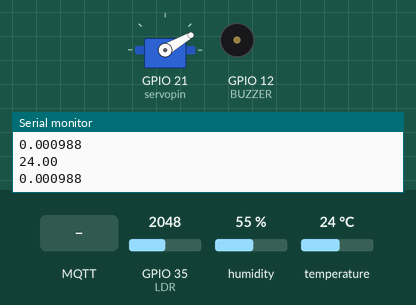
Simulated run of this sketch. Board: ESP32. Shown: servo, buzzer (waves = sounding), the last lines printed to the serial monitor. Inputs (shaded band) come from the test bench; at power-on: GPIO 35 (LDR) = 2048, humidity 55 %, temperature 24 °C. WiFi joins after 1.5 s; servers stay silent unless stated; no MQTT or app messages arrive unless stated.

Above: at 2.7 s.
2.8 s: GPIO 35 (LDR) set to 0
At 4.6 s:
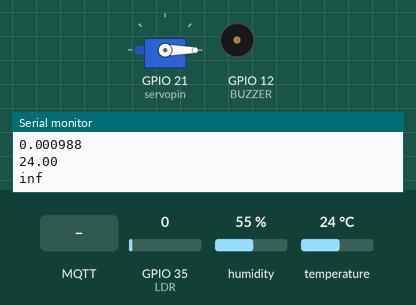
5.0 s: MQTT message "1" arrives on the first subscribed topic
At 6.8 s:
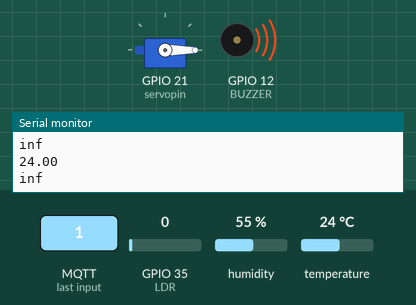
7.1 s: GPIO 35 (LDR) set to 2
8.8 s: GPIO 35 (LDR) set to 5
At 10.5 s:
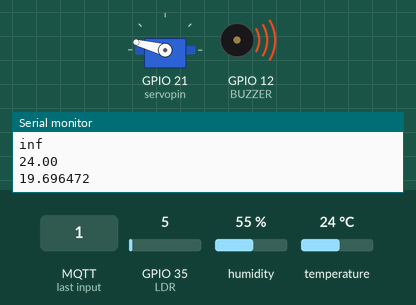
11.1 s: MQTT message "ENTC-ADMIN-SCH-ON1" arrives on the first subscribed topic
At 12.8 s:
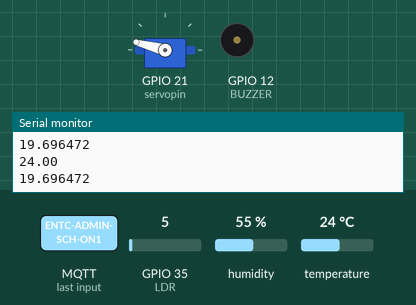
13.1 s: MQTT message "ENTC-ADMIN-SCH-ON1" arrives on the third subscribed topic
At 14.1 s:
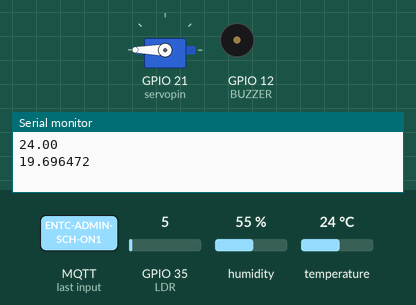
Timing chart, 0 to 16.1 s (numbered marks = the images above; inputs shaded):
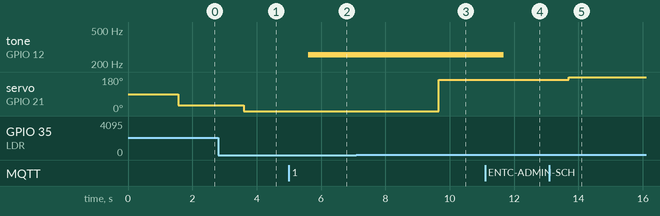

The sketch:

sketch.ino
```cpp
#include <WiFi.h>
#include "DHTesp.h"
#include <PubSubClient.h>
#include <NTPClient.h>
#include <WiFiUdp.h>
#include <ESP32Servo.h>


#define DHT_PIN 15
#define BUZZER 12
#define LDR 35

const float GAMMA = 0.7;
const float R = 50;
int theta_offset = 30;
float ctrl_factor = 0.75;

Servo serv;
WiFiClient espClient;
PubSubClient mqttClient(espClient);
WiFiUDP ntpUDP;
NTPClient timeClient(ntpUDP);

char lightAr[10];
char tempAr[6];

DHTesp dhtSensor;
const int servopin = 21;
bool isScheduledON = false;
unsigned long scheduledOnTime;

void setup() {
  Serial.begin(115200);
  setupWifi();
  setupMqtt();
  dhtSensor.setup(DHT_PIN, DHTesp::DHT22);
  timeClient.begin();
  timeClient.setTimeOffset(5.5 * 3600);
  pinMode(BUZZER, OUTPUT);
  pinMode(LDR, INPUT);
  digitalWrite(BUZZER, LOW);
  serv.attach(servopin, 500, 2400);
}

void loop() {
  if (!mqttClient.connected()) {
    connectToBroker();
  }
  mqttClient.loop();
  updateTemperature();
  Serial.println(tempAr);
  mqttClient.publish("ENTC-ADMIN-TEMP1", tempAr);
  LightIntensity();
  Serial.println(lightAr);
  mqttClient.publish("LIGHT-INTENSITY", lightAr);
  serv.write(theta_offset+(180-theta_offset)*atof(lightAr)*ctrl_factor);
  checkSchedule();
  delay(1000);

}

void buzzerOn(bool on){
   if (on) {
    tone (BUZZER, 256);
  } else {
    noTone (BUZZER);
  }
}


void receiveCallback(char* topic, byte* payload, unsigned int length) {

  Serial.print("Message arrived [");
  Serial.print(topic);
  Serial.print("] ");

  char payloadCharAr[length];
  for (int i = 0; i < length; i++) {
    Serial.print((char)payload[i]);
    payloadCharAr[i] = (char)payload[i];
  }

  Serial.print("");

  if (strcmp(topic, "ENTC-ADMIN-MAIN-ON-OFF1") == 0) {
    buzzerOn(payloadCharAr[0] == '1');
  }  else if (strcmp(topic, "ENTC-ADMIN-SCH-ON1") ==  0) {
    if (payloadCharAr[0] == 'N') {
      isScheduledON = false;
    } else {
      isScheduledON = true;
      scheduledOnTime = atol(payloadCharAr);
    }
  } else if (strcmp(topic, "MIN-ANGLE") ==  0){

    theta_offset = atoi(payloadCharAr);
    Serial.print("THETA-OFFSET: ");
    Serial.println(theta_offset);

  } else if (strcmp(topic, "CONTROL-FACTOR") ==  0){

    ctrl_factor = atof(payloadCharAr);
    Serial.print("GAMMA: ");
    Serial.println(ctrl_factor);

  }

}


void connectToBroker() {
  while (!mqttClient.connected()) {
    Serial.print("Attempting MQTT connection...");
    if (mqttClient.connect("ESP32-123456454541")) {
      Serial.println("connected");
      //Subscribe
      mqttClient.subscribe("ENTC-ADMIN-MAIN-ON-OFF1");
      mqttClient.subscribe("ENTC-ADMIN-SCH-ON1");
       mqttClient.subscribe("MIN-ANGLE");
      mqttClient.subscribe("CONTROL-FACTOR");
    } else {
      Serial.print("failed ");
      Serial.print(mqttClient.state());
      delay(5000);
    }
  }
}

void setupMqtt() {
    mqttClient.setServer("test.mosquitto.org", 1883);
    mqttClient.setCallback(receiveCallback);
}


void updateTemperature() {
    TempAndHumidity data = dhtSensor.getTempAndHumidity();
    String(data.temperature, 2).toCharArray(tempAr, 6);
}


void setupWifi() {
  Serial.println();
  Serial.print("Connecting to ");
  Serial.println("Wokwi-GUEST");
  WiFi.begin("Wokwi-GUEST", "");

  while (WiFi.status() != WL_CONNECTED) {
    delay(500);
    Serial.print(".");
  }
  Serial.println("WiFi connected");
  Serial.println("IP address: ");
  Serial.println(WiFi.localIP());
}

unsigned long getTime() {
  timeClient.update();
  return timeClient.getEpochTime();
}


void checkSchedule()   {
  if (isScheduledON) {
    unsigned long currentTime = getTime();
    if (currentTime > scheduledOnTime) {
      buzzerOn(true);
      isScheduledON = false;
      mqttClient.publish("ENTC-ADMIN-MAIN-ON-OFF-ESP", "1");
      mqttClient.publish("ENTC-ADMIN-TEMP1", "0");
      Serial.println("Scheduled ON");
    }
  }
}

void LightIntensity() {
  float v = (analogRead(LDR)/4) / 1024. * 5;
  float resistance = 2000 * v / (1 - v / 5);
  float lux = pow(R * 1e3 * pow(10, GAMMA) / resistance, (1 / GAMMA))/100916.59;
  String(lux, 6).toCharArray(lightAr, 10);
}
```

Measured:
- the behaviour switches between 3 and 4 on GPIO 35 (LDR) (found by bisection; images 2 and 3)
- after the input at 2.8 s, servo on GPIO 21 (servopin): 30° → 0° after 0.79 s
- after the input at 5.0 s, tone on GPIO 12 (BUZZER): silent → 256 Hz after 0.60 s
- after the input at 8.8 s, servo on GPIO 21 (servopin): 0° → 165° after 0.86 s
- after the input at 11.1 s, tone on GPIO 12 (BUZZER): 256 Hz → silent after 0.57 s
- after the input at 13.1 s, servo on GPIO 21 (servopin): 165° → 180° after 0.61 s
